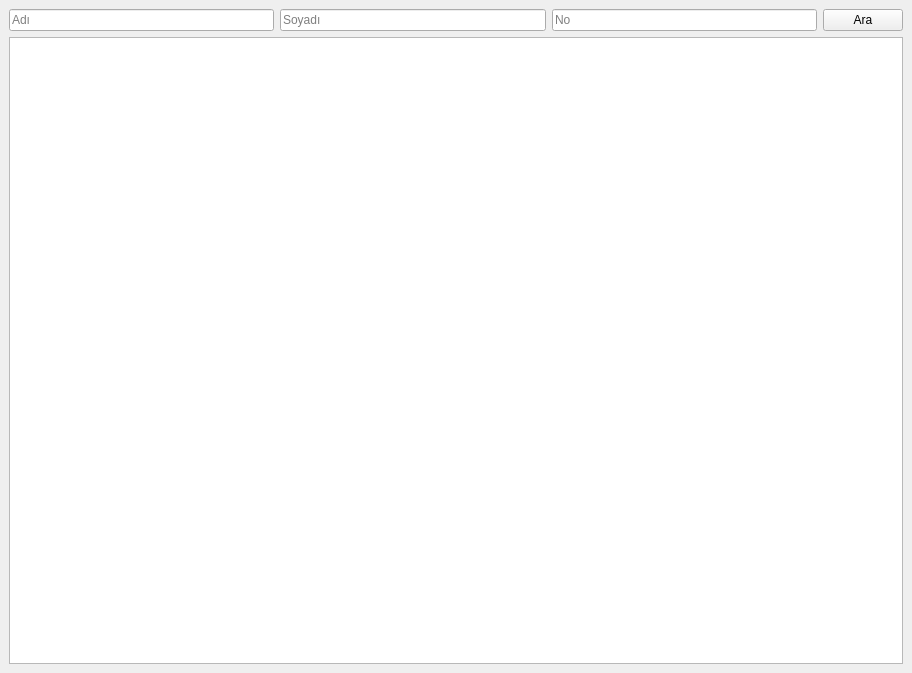
<?xml version="1.0" encoding="UTF-8"?>
<ui version="4.0">
 <class>MainWindow</class>
 <widget class="QMainWindow" name="MainWindow">
  <property name="geometry">
   <rect>
    <x>0</x>
    <y>0</y>
    <width>912</width>
    <height>673</height>
   </rect>
  </property>
  <property name="windowTitle">
   <string>MainWindow</string>
  </property>
  <widget class="QWidget" name="centralwidget">
   <layout class="QGridLayout" name="gridLayout">
    <item row="0" column="3">
     <widget class="QPushButton" name="pushButton">
      <property name="text">
       <string>Ara</string>
      </property>
     </widget>
    </item>
    <item row="0" column="2">
     <widget class="QLineEdit" name="no">
      <property name="placeholderText">
       <string>No</string>
      </property>
     </widget>
    </item>
    <item row="0" column="1">
     <widget class="QLineEdit" name="soyad">
      <property name="placeholderText">
       <string>Soyadı</string>
      </property>
     </widget>
    </item>
    <item row="0" column="0">
     <widget class="QLineEdit" name="ad">
      <property name="placeholderText">
       <string>Adı</string>
      </property>
     </widget>
    </item>
    <item row="1" column="0" colspan="4">
     <widget class="QTableWidget" name="tableWidget"/>
    </item>
   </layout>
  </widget>
 </widget>
 <resources/>
 <connections/>
</ui>
